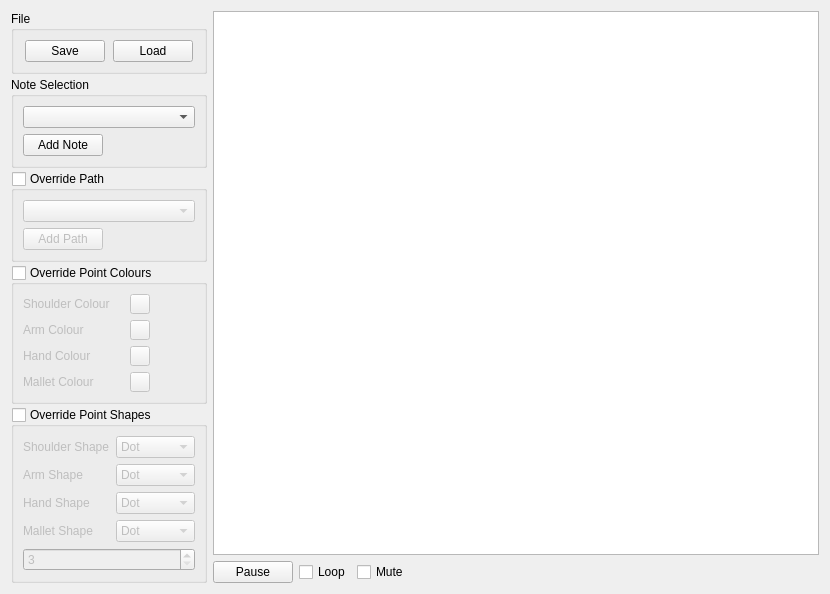
<?xml version="1.0" encoding="UTF-8"?>
<ui version="4.0">
 <class>Form</class>
 <widget class="QWidget" name="Form">
  <property name="geometry">
   <rect>
    <x>0</x>
    <y>0</y>
    <width>830</width>
    <height>554</height>
   </rect>
  </property>
  <property name="contextMenuPolicy">
   <enum>Qt::DefaultContextMenu</enum>
  </property>
  <property name="windowTitle">
   <string>Striker Control Panel</string>
  </property>
  <layout class="QHBoxLayout" name="horizontalLayout_6" stretch="0,1">
   <item>
    <layout class="QVBoxLayout" name="verticalLayout" stretch="0,0,0,0,0">
     <property name="spacing">
      <number>3</number>
     </property>
     <property name="sizeConstraint">
      <enum>QLayout::SetDefaultConstraint</enum>
     </property>
     <item>
      <widget class="QGroupBox" name="groupBox_2">
       <property name="title">
        <string>File</string>
       </property>
       <layout class="QHBoxLayout" name="horizontalLayout_7">
        <item>
         <widget class="QPushButton" name="btSave">
          <property name="sizePolicy">
           <sizepolicy hsizetype="Fixed" vsizetype="Fixed">
            <horstretch>0</horstretch>
            <verstretch>0</verstretch>
           </sizepolicy>
          </property>
          <property name="text">
           <string>Save</string>
          </property>
         </widget>
        </item>
        <item>
         <widget class="QPushButton" name="btLoad">
          <property name="sizePolicy">
           <sizepolicy hsizetype="Fixed" vsizetype="Fixed">
            <horstretch>0</horstretch>
            <verstretch>0</verstretch>
           </sizepolicy>
          </property>
          <property name="text">
           <string>Load</string>
          </property>
         </widget>
        </item>
       </layout>
      </widget>
     </item>
     <item>
      <widget class="QGroupBox" name="verticalGroupBox_3">
       <property name="title">
        <string>Note Selection</string>
       </property>
       <layout class="QVBoxLayout" name="verticalLayout_4">
        <item>
         <widget class="QComboBox" name="cbNote">
          <property name="sizePolicy">
           <sizepolicy hsizetype="Expanding" vsizetype="Fixed">
            <horstretch>0</horstretch>
            <verstretch>0</verstretch>
           </sizepolicy>
          </property>
         </widget>
        </item>
        <item>
         <layout class="QHBoxLayout" name="horizontalLayout_8">
          <item>
           <widget class="QPushButton" name="btAddNote">
            <property name="text">
             <string>Add Note</string>
            </property>
           </widget>
          </item>
          <item>
           <spacer name="horizontalSpacer_3">
            <property name="orientation">
             <enum>Qt::Horizontal</enum>
            </property>
            <property name="sizeHint" stdset="0">
             <size>
              <width>40</width>
              <height>20</height>
             </size>
            </property>
           </spacer>
          </item>
         </layout>
        </item>
       </layout>
      </widget>
     </item>
     <item>
      <widget class="QGroupBox" name="gbPath">
       <property name="enabled">
        <bool>true</bool>
       </property>
       <property name="title">
        <string>Override Path</string>
       </property>
       <property name="checkable">
        <bool>true</bool>
       </property>
       <property name="checked">
        <bool>false</bool>
       </property>
       <layout class="QVBoxLayout" name="verticalLayout_2">
        <item>
         <widget class="QComboBox" name="cbPaths">
          <property name="sizePolicy">
           <sizepolicy hsizetype="Expanding" vsizetype="Fixed">
            <horstretch>0</horstretch>
            <verstretch>0</verstretch>
           </sizepolicy>
          </property>
         </widget>
        </item>
        <item>
         <layout class="QHBoxLayout" name="horizontalLayout">
          <item>
           <widget class="QPushButton" name="btAddPath">
            <property name="text">
             <string>Add Path</string>
            </property>
           </widget>
          </item>
          <item>
           <spacer name="horizontalSpacer">
            <property name="orientation">
             <enum>Qt::Horizontal</enum>
            </property>
            <property name="sizeHint" stdset="0">
             <size>
              <width>40</width>
              <height>20</height>
             </size>
            </property>
           </spacer>
          </item>
         </layout>
        </item>
       </layout>
      </widget>
     </item>
     <item>
      <widget class="QGroupBox" name="gbColours">
       <property name="title">
        <string>Override Point Colours</string>
       </property>
       <property name="checkable">
        <bool>true</bool>
       </property>
       <property name="checked">
        <bool>false</bool>
       </property>
       <layout class="QHBoxLayout" name="horizontalLayout_4">
        <item>
         <layout class="QFormLayout" name="formLayout">
          <property name="horizontalSpacing">
           <number>20</number>
          </property>
          <item row="1" column="0">
           <widget class="QLabel" name="label_3">
            <property name="sizePolicy">
             <sizepolicy hsizetype="Expanding" vsizetype="Preferred">
              <horstretch>0</horstretch>
              <verstretch>0</verstretch>
             </sizepolicy>
            </property>
            <property name="text">
             <string>Arm Colour</string>
            </property>
           </widget>
          </item>
          <item row="1" column="1">
           <widget class="QPushButton" name="btArmColour">
            <property name="sizePolicy">
             <sizepolicy hsizetype="Fixed" vsizetype="Fixed">
              <horstretch>0</horstretch>
              <verstretch>0</verstretch>
             </sizepolicy>
            </property>
            <property name="minimumSize">
             <size>
              <width>20</width>
              <height>20</height>
             </size>
            </property>
            <property name="maximumSize">
             <size>
              <width>20</width>
              <height>20</height>
             </size>
            </property>
            <property name="text">
             <string/>
            </property>
           </widget>
          </item>
          <item row="2" column="0">
           <widget class="QLabel" name="label_7">
            <property name="sizePolicy">
             <sizepolicy hsizetype="Expanding" vsizetype="Preferred">
              <horstretch>0</horstretch>
              <verstretch>0</verstretch>
             </sizepolicy>
            </property>
            <property name="text">
             <string>Hand Colour</string>
            </property>
           </widget>
          </item>
          <item row="2" column="1">
           <widget class="QPushButton" name="btHandColour">
            <property name="sizePolicy">
             <sizepolicy hsizetype="Fixed" vsizetype="Fixed">
              <horstretch>0</horstretch>
              <verstretch>0</verstretch>
             </sizepolicy>
            </property>
            <property name="minimumSize">
             <size>
              <width>20</width>
              <height>20</height>
             </size>
            </property>
            <property name="maximumSize">
             <size>
              <width>20</width>
              <height>20</height>
             </size>
            </property>
            <property name="text">
             <string/>
            </property>
           </widget>
          </item>
          <item row="3" column="0">
           <widget class="QLabel" name="label_6">
            <property name="sizePolicy">
             <sizepolicy hsizetype="Expanding" vsizetype="Preferred">
              <horstretch>0</horstretch>
              <verstretch>0</verstretch>
             </sizepolicy>
            </property>
            <property name="text">
             <string>Mallet Colour</string>
            </property>
           </widget>
          </item>
          <item row="3" column="1">
           <widget class="QPushButton" name="btMalletColour">
            <property name="sizePolicy">
             <sizepolicy hsizetype="Fixed" vsizetype="Fixed">
              <horstretch>0</horstretch>
              <verstretch>0</verstretch>
             </sizepolicy>
            </property>
            <property name="minimumSize">
             <size>
              <width>20</width>
              <height>20</height>
             </size>
            </property>
            <property name="maximumSize">
             <size>
              <width>20</width>
              <height>20</height>
             </size>
            </property>
            <property name="text">
             <string/>
            </property>
           </widget>
          </item>
          <item row="0" column="0">
           <widget class="QLabel" name="shoulderColourLabel">
            <property name="text">
             <string>Shoulder Colour</string>
            </property>
           </widget>
          </item>
          <item row="0" column="1">
           <widget class="QPushButton" name="btShoulderColour">
            <property name="sizePolicy">
             <sizepolicy hsizetype="Fixed" vsizetype="Fixed">
              <horstretch>0</horstretch>
              <verstretch>0</verstretch>
             </sizepolicy>
            </property>
            <property name="minimumSize">
             <size>
              <width>20</width>
              <height>20</height>
             </size>
            </property>
            <property name="maximumSize">
             <size>
              <width>20</width>
              <height>20</height>
             </size>
            </property>
            <property name="text">
             <string/>
            </property>
           </widget>
          </item>
         </layout>
        </item>
       </layout>
      </widget>
     </item>
     <item>
      <widget class="QGroupBox" name="gbShapes">
       <property name="title">
        <string>Override Point Shapes</string>
       </property>
       <property name="checkable">
        <bool>true</bool>
       </property>
       <property name="checked">
        <bool>false</bool>
       </property>
       <layout class="QVBoxLayout" name="verticalLayout_5">
        <item>
         <layout class="QFormLayout" name="formLayout_2">
          <item row="1" column="0">
           <widget class="QLabel" name="armShapeLabel">
            <property name="text">
             <string>Arm Shape</string>
            </property>
           </widget>
          </item>
          <item row="1" column="1">
           <widget class="QComboBox" name="cbArmShape">
            <item>
             <property name="text">
              <string>Dot</string>
             </property>
            </item>
            <item>
             <property name="text">
              <string>Square</string>
             </property>
            </item>
            <item>
             <property name="text">
              <string>Diamond</string>
             </property>
            </item>
            <item>
             <property name="text">
              <string>Cross</string>
             </property>
            </item>
           </widget>
          </item>
          <item row="2" column="0">
           <widget class="QLabel" name="malletShapeLabel">
            <property name="text">
             <string>Hand Shape</string>
            </property>
           </widget>
          </item>
          <item row="2" column="1">
           <widget class="QComboBox" name="cbHandShape">
            <item>
             <property name="text">
              <string>Dot</string>
             </property>
            </item>
            <item>
             <property name="text">
              <string>Square</string>
             </property>
            </item>
            <item>
             <property name="text">
              <string>Diamond</string>
             </property>
            </item>
            <item>
             <property name="text">
              <string>Cross</string>
             </property>
            </item>
           </widget>
          </item>
          <item row="3" column="0">
           <widget class="QLabel" name="handShapeLabel">
            <property name="text">
             <string>Mallet Shape</string>
            </property>
           </widget>
          </item>
          <item row="3" column="1">
           <widget class="QComboBox" name="cbMalletShape">
            <item>
             <property name="text">
              <string>Dot</string>
             </property>
            </item>
            <item>
             <property name="text">
              <string>Square</string>
             </property>
            </item>
            <item>
             <property name="text">
              <string>Diamond</string>
             </property>
            </item>
            <item>
             <property name="text">
              <string>Cross</string>
             </property>
            </item>
           </widget>
          </item>
          <item row="0" column="0">
           <widget class="QLabel" name="shoulderShapeLabel">
            <property name="text">
             <string>Shoulder Shape</string>
            </property>
           </widget>
          </item>
          <item row="0" column="1">
           <widget class="QComboBox" name="cbShoulderShape">
            <item>
             <property name="text">
              <string>Dot</string>
             </property>
            </item>
            <item>
             <property name="text">
              <string>Square</string>
             </property>
            </item>
            <item>
             <property name="text">
              <string>Diamond</string>
             </property>
            </item>
            <item>
             <property name="text">
              <string>Cross</string>
             </property>
            </item>
           </widget>
          </item>
         </layout>
        </item>
        <item>
         <widget class="QSpinBox" name="sbJoints">
          <property name="enabled">
           <bool>true</bool>
          </property>
          <property name="minimum">
           <number>3</number>
          </property>
          <property name="maximum">
           <number>4</number>
          </property>
          <property name="value">
           <number>3</number>
          </property>
         </widget>
        </item>
        <item>
         <spacer name="verticalSpacer">
          <property name="orientation">
           <enum>Qt::Vertical</enum>
          </property>
          <property name="sizeHint" stdset="0">
           <size>
            <width>20</width>
            <height>40</height>
           </size>
          </property>
         </spacer>
        </item>
       </layout>
      </widget>
     </item>
    </layout>
   </item>
   <item>
    <layout class="QVBoxLayout" name="verticalLayout_3" stretch="0,0">
     <item>
      <widget class="PlotWidget" name="plot"/>
     </item>
     <item>
      <layout class="QHBoxLayout" name="horizontalLayout_2">
       <item>
        <widget class="QPushButton" name="btStart">
         <property name="text">
          <string>Pause</string>
         </property>
        </widget>
       </item>
       <item>
        <widget class="QCheckBox" name="cbLoop">
         <property name="text">
          <string>Loop</string>
         </property>
        </widget>
       </item>
       <item>
        <widget class="QCheckBox" name="cbMute">
         <property name="text">
          <string>Mute</string>
         </property>
        </widget>
       </item>
       <item>
        <spacer name="horizontalSpacer_2">
         <property name="orientation">
          <enum>Qt::Horizontal</enum>
         </property>
         <property name="sizeHint" stdset="0">
          <size>
           <width>40</width>
           <height>20</height>
          </size>
         </property>
        </spacer>
       </item>
      </layout>
     </item>
    </layout>
   </item>
  </layout>
 </widget>
 <customwidgets>
  <customwidget>
   <class>PlotWidget</class>
   <extends>QGraphicsView</extends>
   <header>pyqtgraph</header>
  </customwidget>
 </customwidgets>
 <resources/>
 <connections/>
</ui>
